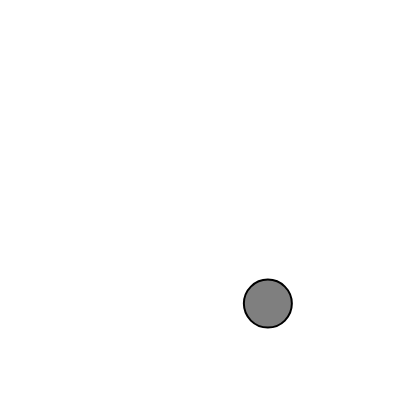
Frame 1 (no input)
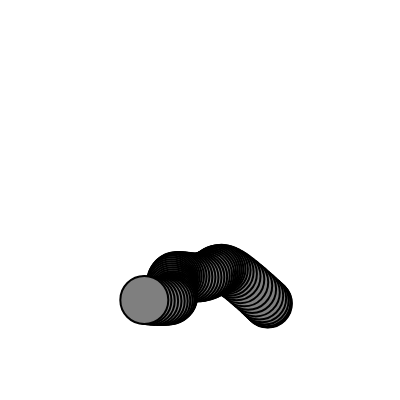
Frame 60 (no input)
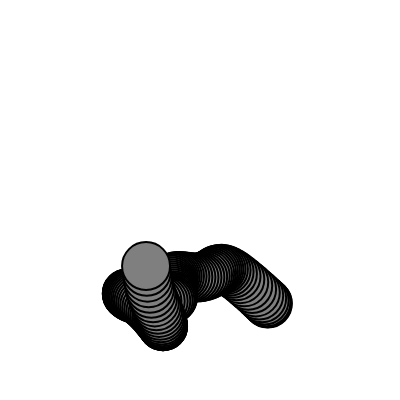
Frame 120 (the mouse pressed at the canvas centre since frame 60)

The p5.js sketch that drew these frames (run headless with seeded random() and noise() and a simulated clock; from frame 60 on, the mouse is pressed at the canvas centre):

// p5.js sketch
// ── sketch.js
// Example 0.6: A Perlin Noise Walker

let walker;

function setup() {
  createCanvas(400, 400);
  walker = new Walker();
  background(255);
}

function draw() {
  walker.step();
  walker.show();
}

class Walker {
  constructor() {
    this.tx = 0;
    this.ty = 10000;
  }
  
  show() {
    stroke(0);
    strokeWeight(2);
    fill(127);
    circle(this.x, this.y, 48);
  }
  
  step() {
    this.x = map(noise(this.tx), 0, 1, 0, width);
    this.y = map(noise(this.ty), 0, 1, 0, height);
    
    this.tx += 0.01;
    this.ty += 0.01;
  }
}
